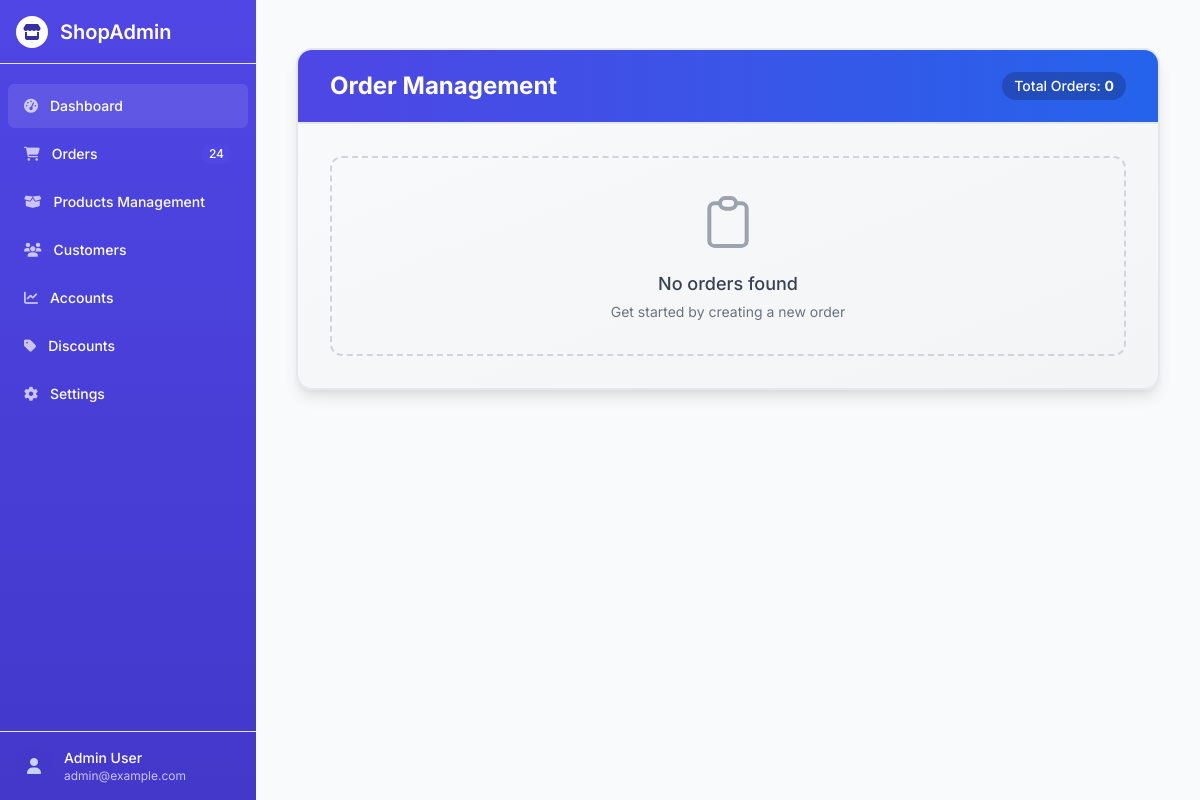
Before: /order/order_list/ with the older database file.
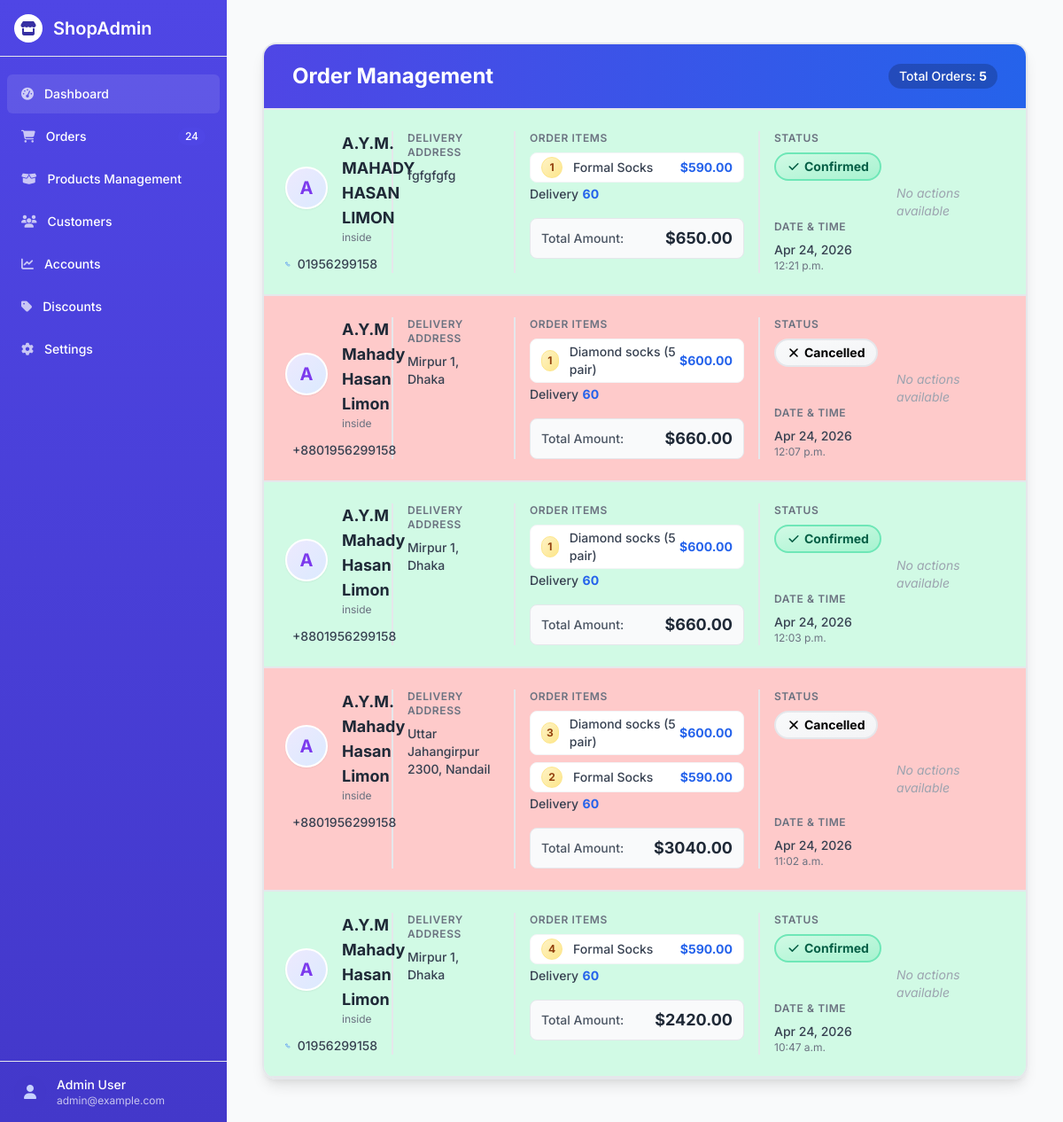
After: the same page with the newer database file.
### order/models.py (models this page shows)
class Order(models.Model):
    full_name = models.CharField(max_length=100)
    contact_number = models.CharField(max_length=20)
    location = models.CharField(max_length=50)
    address = models.TextField()
    cart = models.JSONField(default=dict)
    total_price = models.DecimalField(max_digits=10, decimal_places=2)
    is_confirmed = models.BooleanField(default=False)
    is_cancelled = models.BooleanField(default=False)
    created_at = models.DateTimeField(auto_now_add=True)

### store/models.py (models this page shows)
class Product (models.Model):
    category = models.ForeignKey(Category, on_delete=models.CASCADE)
    name = models.CharField(max_length = 100)
    slug = models.SlugField(max_length = 100)
    description = models.TextField()
    price = models.DecimalField(max_digits=10, decimal_places=2)
    image = models.ImageField(upload_to = 'products/')
    image2 = models.ImageField(upload_to='products/', blank=True, null=True)
    image3 = models.ImageField(upload_to='products/', blank=True, null=True)
    image4 = models.ImageField(upload_to='products/', blank=True, null=True)

### order/views.py (the view)
# urls.py: path('order_list/',views.order_list, name="order_list"),
def order_list(request):
    orders = Order.objects.all().order_by('-created_at')
    details = []
    for order in orders:
        products = []
        for product_id_str, quantity in order.cart.items():
            try:
                product_id = int(product_id_str)
                quantity = int(quantity)
                product = Product.objects.get(id=product_id)
                products.append({
                    'name': product.name,
                    'price': product.price,
                    'quantity': quantity,
                    'total': product.price * quantity,
                })
            except (Product.DoesNotExist, ValueError, TypeError):
                products.append({
                    'name': 'Product not found',
                    'price': 0,
                    'quantity': quantity,
                    'total': 0,
                })
        details.append({
            'id': order.id,
            'full_name': order.full_name,
            'contact_number': order.contact_number,
            'location': order.location,
            'address': order.address,
            'total_price': order.total_price,
            'is_cancelled': order.is_cancelled,
            'is_confirmed': order.is_confirmed,
            'created_at': order.created_at,
            'products': products,
        })
    return render(request, 'orders/order_list.html', {
        'orders': details,
    })

### store/context_processors.py (called while the page is built, shortened)
def cart_data(request):
    cart = request.session.get('cart', {})
    cart_item_count = 0
    cart_items = []
    total_amount = 0
    return {
        'cart_items': cart_items,
        'total_amount': total_amount,
        'cart_item_count': cart_item_count,
    }

### templates/orders/order_list.html (shortened to what the changed rows need)
{% extends 'orders/base.html' %}
{% load static %}
{% block content %}
<div class="w-full mx-auto px-4 py-6">
    <div class="bg-gradient-to-br from-gray-50 to-gray-100 rounded-2xl border-2 border-gray-200 shadow-lg overflow-hidden">
        <div class="px-8 py-5 border-b-2 border-gray-200 bg-gradient-to-r from-indigo-600 to-blue-600">
            <div class="flex justify-between items-center">
                <h2 class="text-2xl font-bold text-white">Order Management</h2>
                <div class="text-white bg-black bg-opacity-20 px-3 py-1 rounded-full text-sm font-medium">
                    Total Orders: <span class="font-bold">{{ orders|length }}</span>
                </div>
            </div>
        </div>
        {% for order in orders %}
        <div class="border-b-2 border-gray-200 last:border-b-0 {% if order.is_confirmed %}bg-green-100{% elif order.is_cancelled %}bg-red-200{% endif %}">
            <div class="grid grid-cols-12 gap-4 p-6">
                <div class="col-span-12 md:col-span-3 lg:col-span-2 border-r-2 border-gray-200 pr-4">
                    <div class="flex items-center">
                        <div class="flex-shrink-0 h-12 w-12 rounded-full bg-gradient-to-br from-purple-100 to-blue-100 border-2 border-white shadow-sm flex items-center justify-center">
                            <span class="text-xl font-bold text-purple-600">{{ order.full_name|first|upper }}</span>
                        </div>
                        <div class="ml-4">
                            <div class="text-lg font-bold text-gray-800">{{ order.full_name }}</div>
                            <div class="text-xs text-gray-500">{{ order.location }}</div>
                        </div>
                    </div>
                    <div class="mt-3">
                        <div class="text-sm font-medium text-gray-700 flex items-center">
                            {{ order.contact_number }}
                        </div>
                    </div>
                </div>
                <div class="col-span-12 md:col-span-3 lg:col-span-2 border-r-2 border-gray-200 pr-4">
                    <h3 class="text-xs font-semibold text-gray-500 uppercase tracking-wider">Delivery Address</h3>
                    <div class="mt-2 text-sm text-gray-700">
                        <div class="font-medium ">{{ order.address|linebreaksbr }}</div>
                    </div>
                </div>
                <div class="col-span-12 md:col-span-6 lg:col-span-4 border-r-2 border-gray-200 pr-4">
                    <div class="mb-4">
                        <h3 class="text-xs font-semibold text-gray-500 uppercase tracking-wider">Order Items</h3>
                        <ul class="mt-2 space-y-2">
                            {% for item in order.products %}
                            <li class="flex items-center justify-between py-1 px-3 bg-white rounded-lg border border-gray-100 shadow-xs">
                                <div class="flex items-center">
                                    <span class="inline-flex items-center justify-center h-6 w-6 rounded-full bg-gradient-to-br from-yellow-100 to-yellow-200 text-yellow-800 font-bold text-xs mr-3 border border-yellow-200">
                                        {{ item.quantity }}
                                    </span>
                                    <span class="text-sm font-medium text-gray-700">{{ item.name }}</span>
                                </div>
                                <span class="text-sm font-bold text-blue-600">${{ item.price }}</span>
                            </li>
                            {% empty %}
                            <li class="text-gray-400 italic text-sm py-2">No items in this order</li>
                            {% endfor %}
                        <span class="text-sm font-medium text-gray-700">Delivery</span>
                        <span class="text-sm font-bold text-blue-600">60</span>
                        </ul>
                    </div>
                    <div class="flex justify-between items-center bg-gray-50 rounded-lg px-3 py-2 border border-gray-200">
                        <span class="text-sm font-medium text-gray-600">Total Amount:</span>
                        <span class="text-lg font-bold text-gray-800">${{ order.total_price }}</span>
                    </div>
                </div>
                <div class="col-span-12 md:col-span-3 lg:col-span-2 flex flex-col justify-between">
                    <div>
                        <h3 class="text-xs font-semibold text-gray-500 uppercase tracking-wider">Status</h3>
                        <div class="mt-2">
                            {% if order.is_cancelled %}
                            <div class="inline-flex items-center px-3 py-1 rounded-full text-sm font-bold bg-gradient-to-br from-rose-100 to-rose-200 text-rose-800 border-2 border-rose-300">
                                Cancelled
                            </div>
                            {% elif order.is_confirmed %}
                            <div class="inline-flex items-center px-3 py-1 rounded-full text-sm font-bold bg-gradient-to-br from-green-100 to-green-200 text-green-800 border-2 border-green-300">
                                <svg xmlns="http://www.w3.org/2000/svg" class="h-4 w-4 mr-1" viewBox="0 0 20 20" fill="currentColor">
                                    <path fill-rule="evenodd" d="M16.707 5.293a1 1 0 010 1.414l-8 8a1 1 0 01-1.414 0l-4-4a1 1 0 011.414-1.414L8 12.586l7.293-7.293a1 1 0 011.414 0z" clip-rule="evenodd" />
                                </svg>
                                Confirmed
                            </div>
                            {% endif %}
                        </div>
                    </div>
                    <div class="mt-4">
                        <h3 class="text-xs font-semibold text-gray-500 uppercase tracking-wider">Date & Time</h3>
                        <div class="mt-2 text-sm text-gray-700">
                            <div class="font-medium">{{ order.created_at|date:"M d, Y" }}</div>
                            <div class="text-xs text-gray-500">{{ order.created_at|time }}</div>
                        </div>
                    </div>
                </div>
                <div class="col-span-12 md:col-span-12 lg:col-span-2 flex items-center justify-end">
                    {% if not order.is_confirmed and not order.is_cancelled %}
                    <div class="relative inline-block text-left">
                        <div>
                            <button type="button" onclick="toggleDropdown('menu-{{ order.id }}')" class="inline-flex items-center px-4 py-2 border-2 border-gray-300 shadow-sm text-sm font-medium rounded-lg text-gray-700 bg-white hover:bg-gray-50 focus:outline-none focus:ring-2 focus:ring-offset-2 focus:ring-indigo-500" id="menu-button-{{ order.id }}">
                                Actions
                                <svg class="-mr-1 ml-2 h-5 w-5" xmlns="http://www.w3.org/2000/svg" viewBox="0 0 20 20" fill="currentColor">
                                    <path fill-rule="evenodd" d="M5.293 7.293a1 1 0 011.414 0L10 10.586l3.293-3.293a1 1 0 111.414 1.414l-4 4a1 1 0 01-1.414 0l-4-4a1 1 0 010-1.414z" clip-rule="evenodd" />
                                </svg>
                            </button>
                        </div>
                        <div id="menu-{{ order.id }}" class="hidden origin-top-right absolute right-0 mt-2 w-48 rounded-lg shadow-lg bg-white ring-1 ring-black ring-opacity-5 focus:outline-none z-10 border-2 border-gray-200" role="menu">
                            <div class="py-1" role="none">
                                <a href="{% url 'confirm_order' order.id  %}" class="flex items-center px-4 py-2 text-sm text-gray-700 hover:bg-green-50 hover:text-green-800" role="menuitem">
                                    <svg xmlns="http://www.w3.org/2000/svg" class="h-5 w-5 mr-2 text-green-500" viewBox="0 0 20 20" fill="currentColor">
                                        <path fill-rule="evenodd" d="M16.707 5.293a1 1 0 010 1.414l-8 8a1 1 0 01-1.414 0l-4-4a1 1 0 011.414-1.414L8 12.586l7.293-7.293a1 1 0 011.414 0z" clip-rule="evenodd" />
                                    </svg>
                                    Confirm Order
                                </a>
                                <a href="{% url 'cancel_order' order.id %}" class="flex items-center px-4 py-2 text-sm text-gray-700 hover:bg-rose-50 hover:text-rose-800" role="menuitem">
                                    <svg xmlns="http://www.w3.org/2000/svg" class="h-5 w-5 mr-2 text-rose-500" viewBox="0 0 20 20" fill="currentColor">
                                        <path fill-rule="evenodd" d="M4.293 4.293a1 1 0 011.414 0L10 8.586l4.293-4.293a1 1 0 111.414 1.414L11.414 10l4.293 4.293a1 1 0 01-1.414 1.414L10 11.414l-4.293 4.293a1 1 0 01-1.414-1.414L8.586 10 4.293 5.707a1 1 0 010-1.414z" clip-rule="evenodd" />
                                    </svg>
                                    Cancel Order
                                </a>
                            </div>
                        </div>
                    </div>
                    {% else %}
                    <span class="text-gray-400 text-sm italic">No actions available</span>
                    {% endif %}
                </div>
            </div>
        </div>
        {% empty %}
        <div class="p-8 text-center">
            <div class="mx-auto flex flex-col items-center justify-center p-8 border-2 border-dashed border-gray-300 rounded-xl">
                <h3 class="mt-4 text-lg font-medium text-gray-700">No orders found</h3>
                <p class="mt-1 text-sm text-gray-500">Get started by creating a new order</p>
            </div>
        </div>
        {% endfor %}
    </div>
</div>
{% endblock %}

Changed rows visible on the page:
added Order: full_name|first "A", full_name "A.Y.M. MAHADY HASAN LIMON", location "inside", contact_number "01956299158", address "fgfgfgfg", total_price "650.00", created_at "Apr 24, 2026", created_at "12:21 p.m."
added Product: name "Formal Socks" "Formal Socks" "Formal Socks", price "590.00" "590.00" "590.00"
added Order: full_name|first "A", full_name "A.Y.M Mahady Hasan Limon", location "inside", contact_number "+8801956299158", address "Mirpur 1, Dhaka", total_price "660.00", created_at "Apr 24, 2026", created_at "12:07 p.m."
added Product: name "Diamond socks (5 pair)" "Diamond socks (5 pair)" "Diamond socks (5 pair)", price "600.00" "600.00" "600.00"
added Order: full_name|first "A", full_name "A.Y.M Mahady Hasan Limon", location "inside", contact_number "+8801956299158", address "Mirpur 1, Dhaka", total_price "660.00", created_at "Apr 24, 2026", created_at "12:03 p.m."
added Order: full_name|first "A", full_name "A.Y.M. Mahady Hasan Limon", location "inside", contact_number "+8801956299158", address "Uttar Jahangirpur 2300, Nandail", total_price "3040.00", created_at "Apr 24, 2026", created_at "11:02 a.m."
added Order: full_name|first "A", full_name "A.Y.M Mahady Hasan Limon", location "inside", contact_number "01956299158", address "Mirpur 1, Dhaka", total_price "2420.00", created_at "Apr 24, 2026", created_at "10:47 a.m."
Other visible differences:
{{ orders|length }}: "0" → "5"
new list line: "DELIVERY ADDRESS ORDER ITEMS 1 $ Delivery 60 Total Amount: $ STATUS Confirmed DATE & TIME No actions available"
new list line: "DELIVERY ADDRESS ORDER ITEMS 1 $ Delivery 60 Total Amount: $ STATUS Cancelled DATE & TIME No actions available"
new list line: "DELIVERY ADDRESS ORDER ITEMS 3 $ 2 $ Delivery 60 Total Amount: $ STATUS Cancelled DATE & TIME No actions available"
new list line: "DELIVERY ADDRESS ORDER ITEMS 4 $ Delivery 60 Total Amount: $ STATUS Confirmed DATE & TIME No actions available"
text no longer shown: "No orders found Get started by creating a new order"
